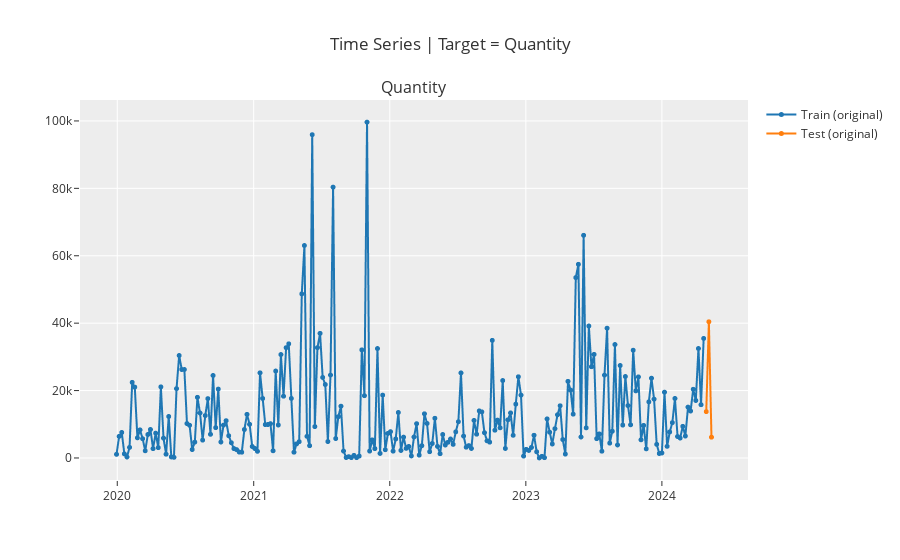

Notebook code cell kept with this figure:
### Code cell
exp.plot_model(plot="train_test_split")

### Figure 1 — Plotly figure (JSON) as saved in the notebook; plotly's stock layout.template omitted (floating-point values rounded to 4 significant figures; data arrays with more than 128 entries replaced by an {"elided": "..."} marker saying what was removed)
{"data": [{"line": {"color": "rgb(31, 119, 180)", "width": 2}, "marker": {"color": "rgb(31, 119, 180)", "size": 5}, "mode": "lines+markers", "name": "Train (original)", "type": "scattergl", "x": {"elided": "229 str values"}, "xaxis": "x", "y": {"elided": "229 int values"}, "yaxis": "y"}, {"line": {"color": "rgb(255, 127, 14)", "width": 2}, "marker": {"color": "rgb(255, 127, 14)", "size": 5}, "mode": "lines+markers", "name": "Test (original)", "type": "scattergl", "x": {"elided": "229 str values"}, "xaxis": "x", "y": {"elided": "229 int values"}, "yaxis": "y"}], "layout": {"annotations": [{"font": {"size": 16}, "showarrow": false, "text": "Quantity", "x": 0.5, "xanchor": "center", "xref": "paper", "y": 1, "yanchor": "bottom", "yref": "paper"}], "showlegend": true, "title": {"text": "Time Series | Target = Quantity"}, "xaxis": {"anchor": "y", "domain": [0, 1]}, "yaxis": {"anchor": "x", "domain": [0, 1]}}}
